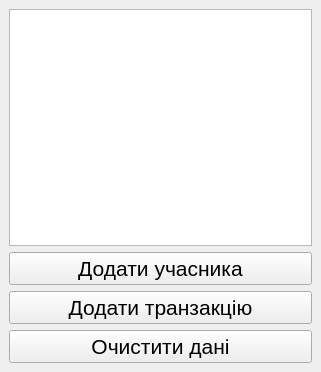
<?xml version="1.0" encoding="UTF-8"?>
<ui version="4.0">
 <class>MainWindow</class>
 <widget class="QMainWindow" name="MainWindow">
  <property name="geometry">
   <rect>
    <x>0</x>
    <y>0</y>
    <width>321</width>
    <height>372</height>
   </rect>
  </property>
  <property name="windowTitle">
   <string>Make Your Friends Pay</string>
  </property>
  <widget class="QWidget" name="centralwidget">
   <layout class="QVBoxLayout" name="verticalLayout">
    <item>
     <widget class="QTableWidget" name="information"/>
    </item>
    <item>
     <widget class="QPushButton" name="add_person">
      <property name="font">
       <font>
        <pointsize>16</pointsize>
       </font>
      </property>
      <property name="text">
       <string>Додати учасника</string>
      </property>
     </widget>
    </item>
    <item>
     <widget class="QPushButton" name="add_transaction">
      <property name="font">
       <font>
        <pointsize>16</pointsize>
       </font>
      </property>
      <property name="text">
       <string>Додати транзакцію</string>
      </property>
     </widget>
    </item>
    <item>
     <widget class="QPushButton" name="clear">
      <property name="font">
       <font>
        <pointsize>16</pointsize>
       </font>
      </property>
      <property name="text">
       <string>Очистити дані</string>
      </property>
     </widget>
    </item>
   </layout>
  </widget>
 </widget>
 <resources/>
 <connections/>
</ui>
